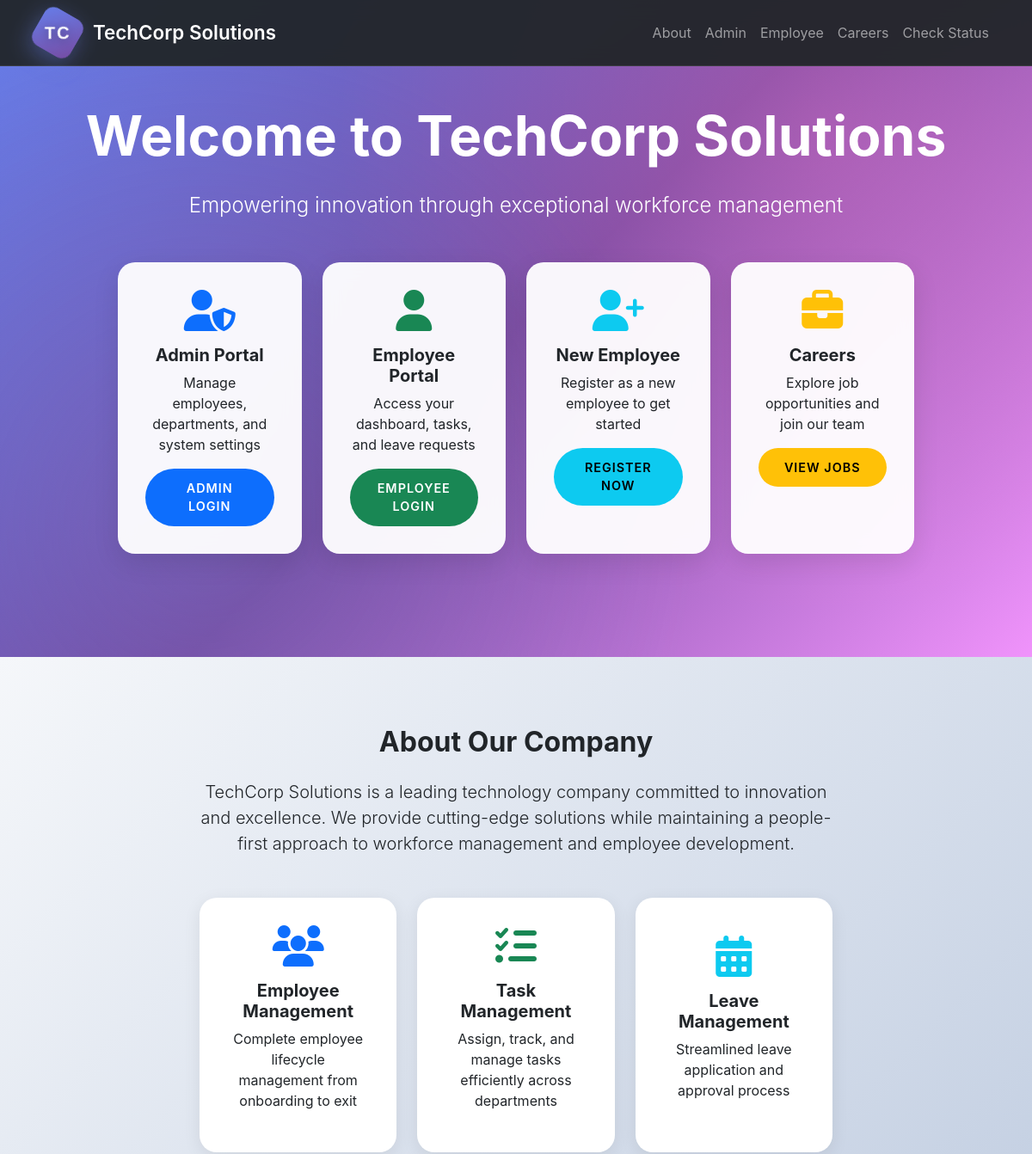
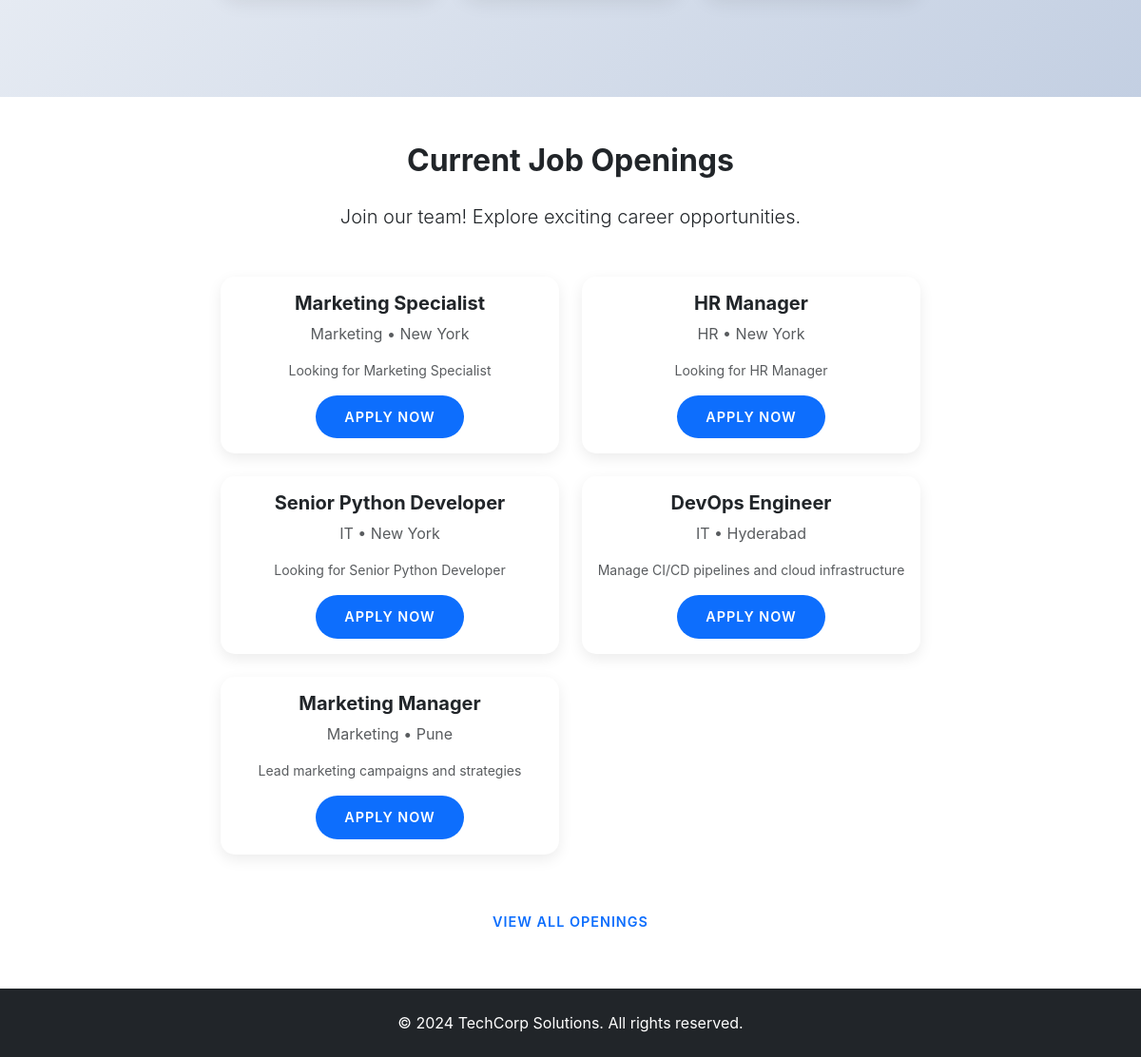
The page / on the database its author committed (2 pictures, top to bottom).
### employees/models.py (models this page shows, shortened)
class JobVacancy(models.Model):
    STATUS_CHOICES = [
        ('open', 'Open'),
        ('closed', 'Closed'),
    ]
    title = models.CharField(max_length=200)
    department = models.ForeignKey(Department, on_delete=models.CASCADE)
    description = models.TextField()
    requirements = models.TextField()
    salary_range = models.CharField(max_length=100)
    location = models.CharField(max_length=100)
    employment_type = models.CharField(max_length=50, default='Full-time')
    status = models.CharField(max_length=20, choices=STATUS_CHOICES, default='open')
    posted_date = models.DateTimeField(auto_now_add=True)
    closing_date = models.DateField()
    created_by = models.ForeignKey(User, on_delete=models.CASCADE)

class Department(models.Model):
    name = models.CharField(max_length=100)
    description = models.TextField(blank=True)
    head = models.ForeignKey('Employee', on_delete=models.SET_NULL, null=True, blank=True, related_name='heading_department')
    created_at = models.DateTimeField(auto_now_add=True)
    def __str__(self):
        return self.name

### employees/views.py (the view)
# urls.py: path('', views.home, name='home'),
def home(request):
    vacancies = JobVacancy.objects.filter(status='open').order_by('-posted_date')[:5]
    return render(request, 'home.html', {'vacancies': vacancies})

### employees/context_processors.py (called while the page is built, shortened)
def notifications(request):
    context = {
        'pending_count': 0,
        'leave_count': 0,
        'correction_count': 0,
        'password_reset_count': 0,
    }
    return context

### employees/templates/home.html (shortened to what this page needs)
<!DOCTYPE html>
<html lang="en">
<head>
    <link href="https://cdn.jsdelivr.net/npm/bootstrap@5.3.0/dist/css/bootstrap.min.css" rel="stylesheet">
    <link rel="stylesheet" href="https://cdnjs.cloudflare.com/ajax/libs/font-awesome/6.4.0/css/all.min.css">
</head>
<body>
    <nav class="navbar navbar-expand-lg navbar-dark fixed-top">
        <div class="container">
            <a class="navbar-brand d-flex align-items-center" href="{% url 'home' %}">
                <div class="logo-container me-3">
                    <div class="logo-hexagon">
                        <span class="logo-text">TC</span>
                    </div>
                </div>
                <span style="font-weight: 600; font-size: 1.4rem;">TechCorp Solutions</span>
            </a>
            <div class="collapse navbar-collapse" id="navbarNav">
                <ul class="navbar-nav ms-auto">
                    <li class="nav-item">
                        <a class="nav-link" href="#about">About</a>
                    </li>
                    <li class="nav-item">
                        <a class="nav-link" href="{% url 'admin_login' %}">Admin</a>
                    </li>
                    <li class="nav-item">
                        <a class="nav-link" href="{% url 'employee_login' %}">Employee</a>
                    </li>
                    <li class="nav-item">
                        <a class="nav-link" href="{% url 'job_list' %}">Careers</a>
                    </li>
                    <li class="nav-item">
                        <a class="nav-link" href="{% url 'application_status' %}">Check Status</a>
                    </li>
                </ul>
            </div>
        </div>
    </nav>
    <section class="hero-section text-center">
        <div class="container hero-content">
            <h1 class="display-3 mb-4 fw-bold">Welcome to TechCorp Solutions</h1>
            <p class="lead mb-5 fs-4">Empowering innovation through exceptional workforce management</p>
            <div class="row justify-content-center">
                <div class="col-lg-10">
                    <div class="row g-4">
                        <div class="col-md-3">
                            <div class="card nav-card h-100">
                                <div class="card-body text-center text-dark">
                                    <i class="fas fa-user-shield fa-3x text-primary mb-3"></i>
                                    <h5 class="card-title fw-bold">Admin Portal</h5>
                                    <p class="card-text">Manage employees, departments, and system settings</p>
                                    <a href="{% url 'admin_login' %}" class="btn btn-primary btn-modern">Admin Login</a>
                                </div>
                            </div>
                        </div>
                        <div class="col-md-3">
                            <div class="card nav-card h-100">
                                <div class="card-body text-center text-dark">
                                    <i class="fas fa-user fa-3x text-success mb-3"></i>
                                    <h5 class="card-title fw-bold">Employee Portal</h5>
                                    <p class="card-text">Access your dashboard, tasks, and leave requests</p>
                                    <a href="{% url 'employee_login' %}" class="btn btn-success btn-modern">Employee Login</a>
                                </div>
                            </div>
                        </div>
                        <div class="col-md-3">
                            <div class="card nav-card h-100">
                                <div class="card-body text-center text-dark">
                                    <i class="fas fa-user-plus fa-3x text-info mb-3"></i>
                                    <h5 class="card-title fw-bold">New Employee</h5>
                                    <p class="card-text">Register as a new employee to get started</p>
                                    <a href="{% url 'employee_register' %}" class="btn btn-info btn-modern">Register Now</a>
                                </div>
                            </div>
                        </div>
                        <div class="col-md-3">
                            <div class="card nav-card h-100">
                                <div class="card-body text-center text-dark">
                                    <i class="fas fa-briefcase fa-3x text-warning mb-3"></i>
                                    <h5 class="card-title fw-bold">Careers</h5>
                                    <p class="card-text">Explore job opportunities and join our team</p>
                                    <a href="{% url 'job_list' %}" class="btn btn-warning btn-modern">View Jobs</a>
                                </div>
                            </div>
                        </div>
                    </div>
                </div>
            </div>
        </div>
    </section>
    <section id="about" class="company-info">
        <div class="container">
            <div class="row">
                <div class="col-lg-8 mx-auto text-center">
                    <h2 class="mb-4 fw-bold">About Our Company</h2>
                    <p class="lead mb-5">
                        TechCorp Solutions is a leading technology company committed to innovation and excellence.
                        We provide cutting-edge solutions while maintaining a people-first approach to
                        workforce management and employee development.
                    </p>
                    <div class="row mt-5">
                        <div class="col-md-4 mb-4">
                            <div class="feature-card text-center">
                                <i class="fas fa-users fa-3x text-primary mb-3"></i>
                                <h5 class="fw-bold">Employee Management</h5>
                                <p>Complete employee lifecycle management from onboarding to exit</p>
                            </div>
                        </div>
                        <div class="col-md-4 mb-4">
                            <div class="feature-card text-center">
                                <i class="fas fa-tasks fa-3x text-success mb-3"></i>
                                <h5 class="fw-bold">Task Management</h5>
                                <p>Assign, track, and manage tasks efficiently across departments</p>
                            </div>
                        </div>
                        <div class="col-md-4 mb-4">
                            <div class="feature-card text-center">
                                <i class="fas fa-calendar-alt fa-3x text-info mb-3"></i>
                                <h5 class="fw-bold">Leave Management</h5>
                                <p>Streamlined leave application and approval process</p>
                            </div>
                        </div>
                    </div>
                </div>
            </div>
        </div>
    </section>
    {% if vacancies %}
    <section class="py-5">
        <div class="container">
            <div class="row">
                <div class="col-lg-8 mx-auto text-center">
                    <h2 class="mb-4 fw-bold">Current Job Openings</h2>
                    <p class="lead mb-5">Join our team! Explore exciting career opportunities.</p>
                    <div class="row">
                        {% for vacancy in vacancies %}
                        <div class="col-md-6 mb-4">
                            <div class="card job-card h-100">
                                <div class="card-body">
                                    <h5 class="card-title fw-bold">{{ vacancy.title }}</h5>
                                    <p class="card-text text-muted">{{ vacancy.department }} • {{ vacancy.location }}</p>
                                    <p class="text-muted small">{{ vacancy.description|truncatechars:100 }}</p>
                                    <a href="{% url 'job_apply' vacancy.pk %}" class="btn btn-primary btn-modern btn-sm">Apply Now</a>
                                </div>
                            </div>
                        </div>
                        {% endfor %}
                    </div>
                    <div class="text-center mt-4">
                        <a href="{% url 'job_list' %}" class="btn btn-outline-primary btn-modern">View All Openings</a>
                    </div>
                </div>
            </div>
        </div>
    </section>
    {% endif %}
    <footer class="bg-dark text-white text-center py-4">
        <div class="container">
            <p class="mb-0">&copy; 2024 TechCorp Solutions. All rights reserved.</p>
        </div>
    </footer>
</body>
</html>

### employees/templates/home.html (style rules this page uses)
body { font-family: 'Inter', -apple-system, BlinkMacSystemFont, sans-serif; }
.hero-section { background: linear-gradient(135deg, #667eea 0%, #764ba2 50%, #f093fb 100%); color: white; padding: 120px 0; position: relative; overflow: hidden; }
.hero-section::before { content: ''; position: absolute; top: 0; left: 0; right: 0; bottom: 0; background: radial-gradient(circle at 20% 80%, rgba(120, 119, 198, 0.3) 0%, transparent 50%), radial-gradient(circle at 80% 20%, rgba(255, 119, 198, 0.3) 0%, transparent 50%); }
.nav-card { transition: all 0.4s cubic-bezier(0.175, 0.885, 0.32, 1.275); border: none; box-shadow: 0 10px 30px rgba(0,0,0,0.1); backdrop-filter: blur(10px); background: rgba(255, 255, 255, 0.95); border-radius: 20px; overflow: hidden; opacity: 0; animation: fadeInUp 0.8s ease-out forwards; }
.nav-card:nth-child(1) { animation-delay: 0.2s; }
.nav-card .card-body { padding: 2rem; }
.nav-card i { transition: all 0.3s ease; }
.company-info { background: linear-gradient(135deg, #f5f7fa 0%, #c3cfe2 100%); padding: 80px 0; }
.navbar { backdrop-filter: blur(10px); background: rgba(33, 37, 41, 0.95) !important; border-bottom: 1px solid rgba(255,255,255,0.1); }
.logo-container { display: inline-block; position: relative; }
.logo-hexagon { width: 50px; height: 50px; background: linear-gradient(135deg, #667eea 0%, #764ba2 100%); position: relative; transform: rotate(30deg); border-radius: 12px; display: flex; align-items: center; justify-content: center; box-shadow: 0 8px 25px rgba(102, 126, 234, 0.4); transition: all 0.3s ease; }
.logo-text { color: #ffffff; font-weight: 900; font-size: 20px; letter-spacing: 2px; transform: rotate(-30deg); font-family: 'Impact', 'Arial Black', sans-serif; text-shadow: 0 2px 10px rgba(0,0,0,0.3); }
.feature-card { background: white; border-radius: 20px; padding: 2rem; box-shadow: 0 5px 20px rgba(0,0,0,0.08); transition: all 0.3s ease; border: none; height: 100%; display: flex; flex-direction: column; justify-content: center; }
.btn-modern { border-radius: 50px; padding: 12px 30px; font-weight: 600; transition: all 0.3s ease; border: none; text-transform: uppercase; letter-spacing: 1px; font-size: 0.9rem; }
.hero-content { position: relative; z-index: 2; }
.job-card { background: white; border-radius: 15px; border: none; box-shadow: 0 5px 15px rgba(0,0,0,0.08); transition: all 0.3s ease; overflow: hidden; }

### rows shown on the page
JobVacancy: title "Marketing Specialist", department "Marketing", location "New York", description "Looking for Marketing Specialist"
JobVacancy: title "HR Manager", department "HR", location "New York", description "Looking for HR Manager"
JobVacancy: title "Senior Python Developer", department "IT", location "New York", description "Looking for Senior Python Developer"
JobVacancy: title "DevOps Engineer", department "IT", location "Hyderabad", description "Manage CI/CD pipelines and cloud infrastructure"
JobVacancy: title "Marketing Manager", department "Marketing", location "Pune", description "Lead marketing campaigns and strategies"
